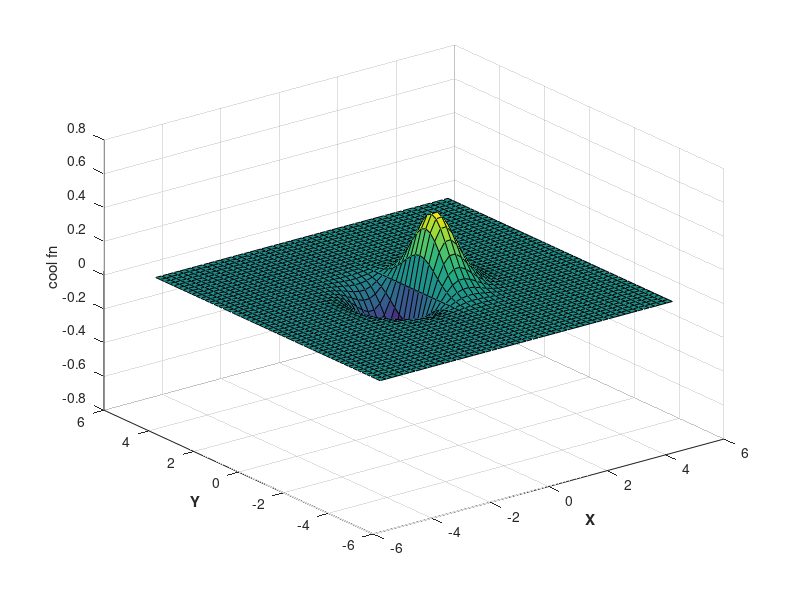

MATLAB code for this plot:
%%
%Here we see how to plot a 3d function nicely, without any huggna
[x y]=meshgrid(-5:0.2:5);
f = @(a,b) a.*exp(-a.^2 - b.^2); %define a function
z = f(x, y); %call function and assign to z

surf(x,y,z);
zlabel('cool fn');
xlabel('\bfX');
ylabel('\bfY');